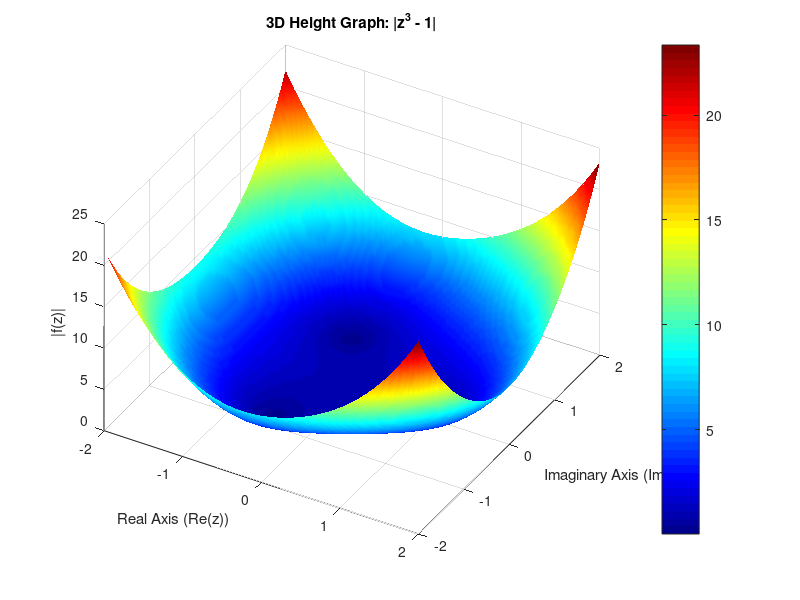

The MATLAB source for this figure:
% Define the function
f = @(z) (z .^ 3 - 1);

% 1. Create a grid of points in the complex plane
x = linspace(-2, 2, 100);
y = linspace(-2, 2, 100);
[X, Y] = meshgrid(x, y);

% 2. Convert grid points to complex numbers Z = x + iy
Z = X + 1i * Y;

% 3. Calculate the magnitude |f(z)| for the height (Z-axis)
W = f(Z);
H = abs(W);

% 4. Create the 3D surface plot
figure;
surf(X, Y, H, 'EdgeColor', 'none'); % 'none' makes the surface look smoother

% 5. Formatting and Aesthetics
colormap(jet);          % Apply a color map
colorbar;               % Show the magnitude scale
shading interp;         % Smooth the color transitions
xlabel('Real Axis (Re(z))');
ylabel('Imaginary Axis (Im(z))');
zlabel('|f(z)|');
title('3D Height Graph: |z^3 - 1|');

% Adjust the view for a better 3D perspective
view(30, 45); 
grid on;
